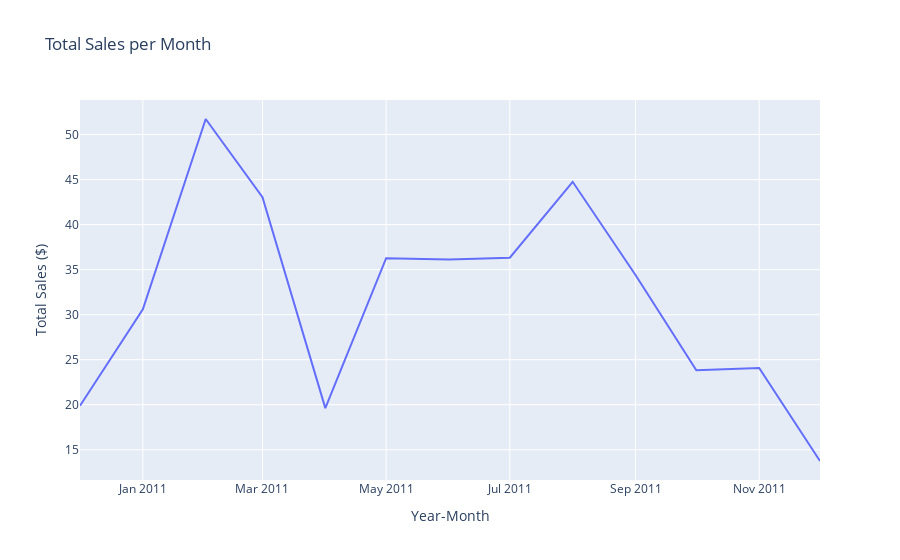

Here is the notebook cell this chart was saved with:
### Code cell
# Create line chart per month
line_fig = px.line(data_frame=ecom_pivot,
                  x = ecom_pivot.index,
                  y = 'Total Sales ($)',
                  title= 'Total Sales per Month')
line_fig.show()

### Figure 1 — Plotly figure (JSON) as saved in the notebook; plotly's stock layout.template omitted (floating-point values rounded to 4 significant figures)
{"data": [{"hovertemplate": "Year-Month=%{x}<br>Total Sales ($)=%{y}<extra></extra>", "legendgroup": "", "line": {"color": "#636efa", "dash": "solid"}, "marker": {"symbol": "circle"}, "mode": "lines", "name": "", "orientation": "v", "showlegend": false, "type": "scatter", "x": ["2010-12", "2011-01", "2011-02", "2011-03", "2011-04", "2011-05", "2011-06", "2011-07", "2011-08", "2011-09", "2011-10", "2011-11", "2011-12"], "xaxis": "x", "y": [19.88, 30.59, 51.73, 43.04, 19.63, 36.28, 36.13, 36.33, 44.75, 34.41, 23.84, 24.09, 13.75], "yaxis": "y"}], "layout": {"autosize": true, "legend": {"tracegroupgap": 0}, "title": {"text": "Total Sales per Month"}, "xaxis": {"anchor": "y", "autorange": true, "domain": [0, 1], "range": ["2010-12-01", "2011-12-01"], "title": {"text": "Year-Month"}, "type": "date"}, "yaxis": {"anchor": "x", "autorange": true, "domain": [0, 1], "range": [11.64, 53.84], "title": {"text": "Total Sales ($)"}, "type": "linear"}}}
